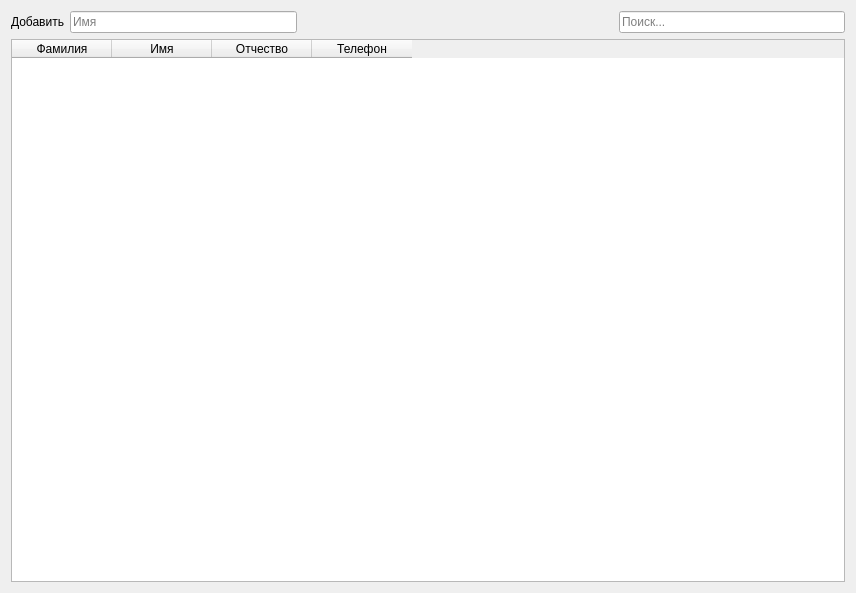
<?xml version="1.0" encoding="UTF-8"?>
<ui version="4.0">
 <class>MastersWidget</class>
 <widget class="QWidget" name="MastersWidget">
  <property name="geometry">
   <rect>
    <x>0</x>
    <y>0</y>
    <width>856</width>
    <height>593</height>
   </rect>
  </property>
  <property name="windowTitle">
   <string>Form</string>
  </property>
  <layout class="QGridLayout" name="gridLayout">
   <item row="0" column="0">
    <widget class="QLabel" name="label">
     <property name="text">
      <string>Добавить</string>
     </property>
    </widget>
   </item>
   <item row="0" column="1">
    <widget class="QLineEdit" name="lName">
     <property name="placeholderText">
      <string>Имя</string>
     </property>
    </widget>
   </item>
   <item row="0" column="2">
    <spacer name="horizontalSpacer">
     <property name="orientation">
      <enum>Qt::Horizontal</enum>
     </property>
     <property name="sizeHint" stdset="0">
      <size>
       <width>310</width>
       <height>20</height>
      </size>
     </property>
    </spacer>
   </item>
   <item row="0" column="3">
    <widget class="QLineEdit" name="search">
     <property name="placeholderText">
      <string>Поиск...</string>
     </property>
    </widget>
   </item>
   <item row="1" column="0" colspan="4">
    <widget class="QTableWidget" name="table">
     <property name="selectionBehavior">
      <enum>QAbstractItemView::SelectRows</enum>
     </property>
     <attribute name="verticalHeaderVisible">
      <bool>false</bool>
     </attribute>
     <column>
      <property name="text">
       <string>Фамилия</string>
      </property>
     </column>
     <column>
      <property name="text">
       <string>Имя</string>
      </property>
     </column>
     <column>
      <property name="text">
       <string>Отчество</string>
      </property>
     </column>
     <column>
      <property name="text">
       <string>Телефон</string>
      </property>
     </column>
    </widget>
   </item>
  </layout>
 </widget>
 <resources/>
 <connections/>
</ui>
